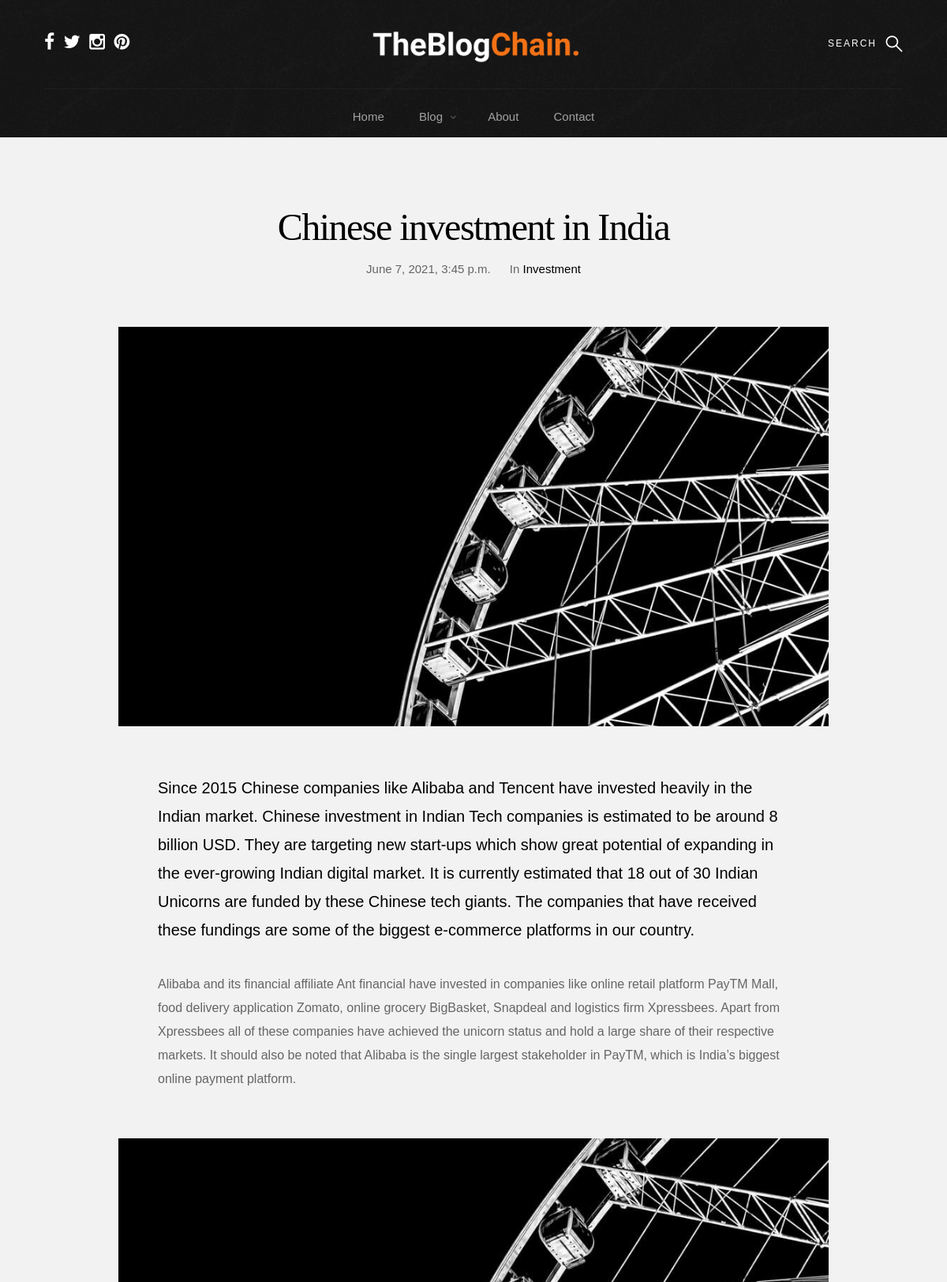
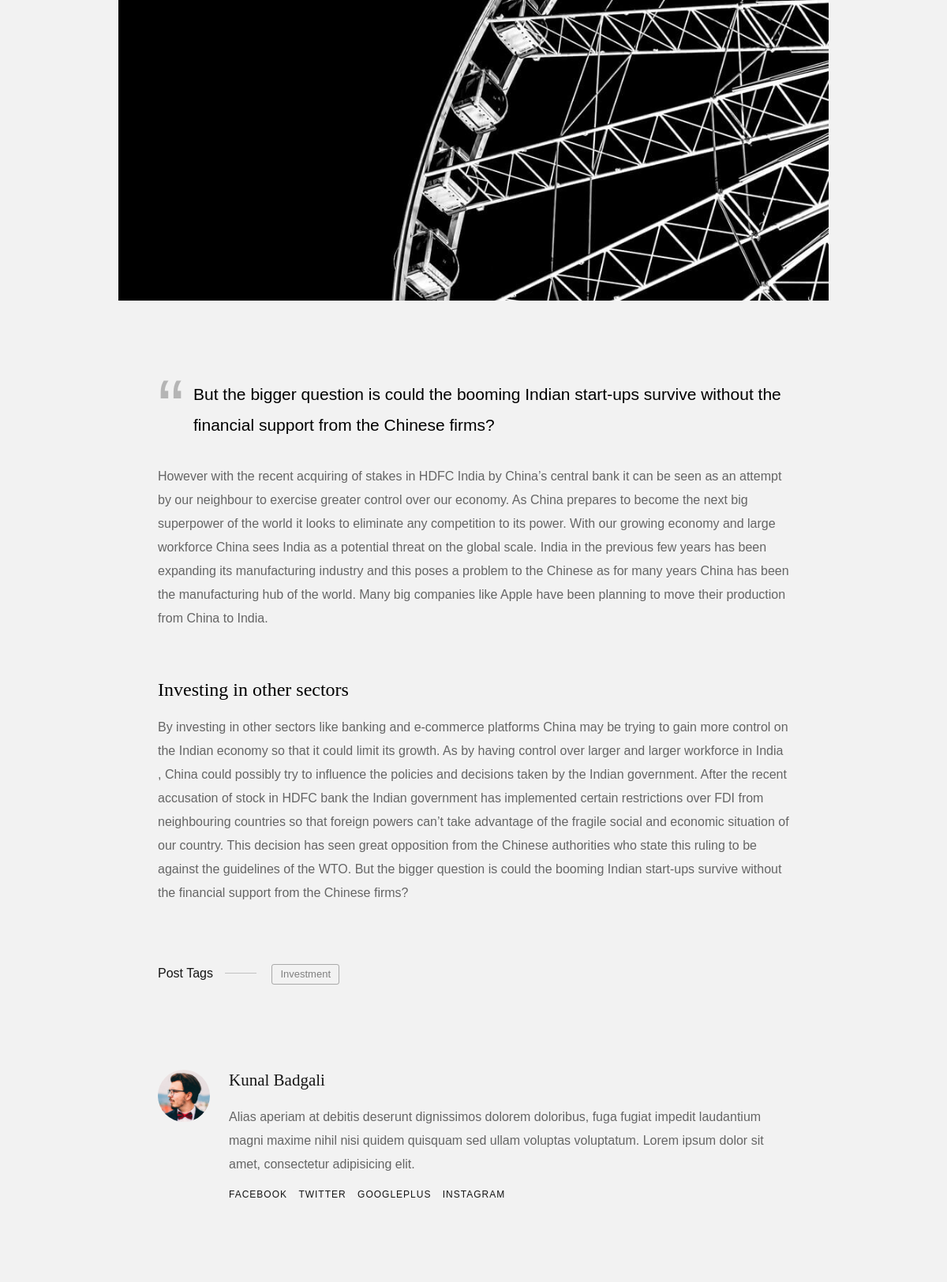
The page /video/ (upper part) on the database its author committed (2 pictures, top to bottom).
### blog/models.py (models this page shows, shortened)
class PostPage(models.Model):
	id_num = models.CharField(max_length=3, default='000')
	tag = models.CharField(max_length=100, default='tag name')
	title = models.CharField(max_length=200, default='title' )
	author = models.CharField(max_length=100, default=User) #change it to the current logged in user
	introduction = models.TextField(default='Type your introduction here ...')
	content = models.TextField()
	quote = models.CharField(max_length=300, default='Quote from your blog here ...')
	titlePara1 = models.CharField(max_length=100, default='...')
	para1 = models.TextField(default='...')
	para2 = models.TextField(default='...')
	titlePara3 = models.CharField(max_length=100, default='...')
	para3 = models.TextField(default='...')
	date_posted = models.DateTimeField(default=timezone.now)

### blog/views.py (the view)
# urls.py: path('video/', blog_views.video, name='video'),
def video(request):
	return render(request, 'blog/single-video.html', context)

### blog/templates/blog/single-video.html (shortened to what this page needs)
{% load static %}
<!DOCTYPE html>
<html class="no-js" lang="en">
{% for content in content %}
{% if content.id_num == '004' %}
<head>
    <link rel="stylesheet" href="{% static 'blog/css/base.css' %}">
    <link rel="stylesheet" href="{% static 'blog/css/vendor.css' %}">
    <link rel="stylesheet" href="{% static 'blog/css/main.css' %}">
</head>
<body id="top">
     <div class="s-pageheader">
        <header class="header">
            <div class="header__content row">
                <div class="header__logo">
                    <a class="logo" href="/">
                        <img src="{% static 'blog/images/logo.png' %}" alt="Homepage">
                    </a>
                </div>
                <ul class="header__social">
                    <li>
                        <a href="#0"><i class="fa fa-facebook" aria-hidden="true"></i></a>
                    </li>
                    <li>
                        <a href="#0"><i class="fa fa-twitter" aria-hidden="true"></i></a>
                    </li>
                    <li>
                        <a href="https://instagram.com/sharingincorporated"><i class="fa fa-instagram" aria-hidden="true"></i></a>
                    </li>
                    <li>
                        <a href="#0"><i class="fa fa-pinterest" aria-hidden="true"></i></a>
                    </li>
                </ul>
                <a class="header__search-trigger" href="#0"></a>
                <nav class="header__nav-wrap">
                    <ul class="header__nav">
                        <li><a href="/" title="">Home</a></li>
                        <li class="has-children">
                            <a href="#0" title="" class="current">Blog</a>
                        </li>
                        <li><a href="/about" title="">About</a></li>
                        <li><a href="/contact" title="">Contact</a></li>
                    </ul>
                </nav>
            </div>
        </header>
    </div>
    <section class="s-content s-content--narrow s-content--no-padding-bottom">
        <article class="row format-video">
            <div class="s-content__header col-full">
                <h1 class="s-content__header-title">
                    {{ content.title }}
                </h1>
                <ul class="s-content__header-meta">
                    <li class="date">{{ content.date_posted }}</li>
                    <li class="cat">
                        In
                        <a href="#0">{{ content.tag }}</a>
                    </li>
                </ul>
            </div>
            <div class="s-content__media col-full">
                <div class="video-container">
                    <img src="{% static 'blog/images/wheel-1000.jpg' %}"
                     sizes="(max-width: 2000px) 100vw, 2000px" alt="">
                </div>
            </div>
            <div class="col-full s-content__main">
                <p class="lead">{{ content.introduction }}</p>
                <p>
                    {{ content.content }}
                </p>
                <p>
                <p>
                <img src="{% static 'blog/images/wheel-1000.jpg' %}"
                     sizes="(max-width: 2000px) 100vw, 2000px" alt="">
                </p>
                <blockquote><p>{{ content.quote }}</p></blockquote>
                <p>{{content.para2 }}</p>
                <h3>{{ content.titlePara3 }}</h3>
                <p>
                {{ content.para3 }}
                </p>
                <p class="s-content__tags">
                    <span>Post Tags</span>
                    <span class="s-content__tag-list">
                        <a href="#0">{{ content.tag }}</a>
                    </span>
                </p>
                <div class="s-content__author">
                    <img src="{% static 'blog/images/avatars/user-03.jpg' %}" alt="">
                    <div class="s-content__author-about">
                        <h4 class="s-content__author-name">
                            <a href="#0">{{ content.author }}</a>
                        </h4>
                        <p>Alias aperiam at debitis deserunt dignissimos dolorem doloribus, fuga fugiat impedit laudantium magni maxime nihil nisi quidem quisquam sed ullam voluptas voluptatum. Lorem ipsum dolor sit amet, consectetur adipisicing elit.
                        </p>
                        <ul class="s-content__author-social">
                           <li><a href="#0">Facebook</a></li>
                           <li><a href="#0">Twitter</a></li>
                           <li><a href="#0">GooglePlus</a></li>
                           <li><a href="#0">Instagram</a></li>
                        </ul>
                    </div>
                </div>
            </div>
        </article>
    {% endif %}
    {% endfor %}
</body>
</html>

### blog/static/blog/css/base.css (style rules this page uses)
html { font-family: sans-serif; line-height: 1.15; -ms-text-size-adjust: 100%; -webkit-text-size-adjust: 100%; }
body { margin: 0; }
article, aside, footer, header, nav, section { display: block; }
h1 { font-size: 2em; margin: 0.67em 0; }
a { background-color: transparent; -webkit-text-decoration-skip: objects; }
img { border-style: none; }
html { font-size: 62.5%; box-sizing: border-box; }
*, *::before, *::after { box-sizing: inherit; }
body { font-weight: normal; line-height: 1; word-wrap: break-word; text-rendering: optimizeLegibility; -webkit-overflow-scrolling: touch; -webkit-text-size-adjust: none; }
body, input, button { -moz-osx-font-smoothing: grayscale; -webkit-font-smoothing: antialiased; }
img, video { max-width: 100%; height: auto; }
div, dl, dt, dd, ul, ol, li, h1, h2, h3, h4, h5, h6, pre, form, p, blockquote, th, td { margin: 0; padding: 0; }
h1, h2, h3, h4, h5, h6 { -webkit-font-smoothing: auto; -webkit-font-smoothing: antialiased; -webkit-font-variant-ligatures: common-ligatures; -moz-font-variant-ligatures: common-ligatures; font-variant-ligatures: common-ligatures; text-rendering: optimizeLegibility; }
em, i { font-style: italic; line-height: inherit; }
ol, ul { list-style: none; }
li { display: block; }
a { text-decoration: none; line-height: inherit; }
a img { border: none; }
.row { width: 94%; max-width: 1200px; margin: 0 auto; }
.row:after { content: ""; display: table; clear: both; }
[class*="col-"] { float: left; padding: 0 20px; }
.col-twelve, .col-full { width: 100%; }
@media only screen and (max-width: 1200px) { [class*="col-"] { padding: 0 15px; } }

### rows shown on the page
PostPage: title "Chinese investment in India", date_posted "June 7, 2021, 3:45 p.m.", tag "Investment", introduction "Since 2015 Chinese companies like Alibaba and Tencent have invested heavily in the Indian market. Chinese investment in Indian Tech companies is estimated to be around 8 billion USD. They are targeting new start-ups which show great potential of expanding in the ever-growing Indian digital market. It is currently estimated that 18 out of 30 Indian Unicorns are funded by these Chinese tech giants. The companies that have received these fundings are some of the biggest e-commerce platforms in our country.", content "Alibaba and its financial affiliate Ant financial have invested in companies like online retail platform PayTM Mall, food delivery application Zomato, online grocery BigBasket, Snapdeal and logistics firm Xpressbees. Apart from Xpressbees all of these companies have achieved the unicorn status and hold a large share of their respective markets. It should also be noted that Alibaba is the single largest stakeholder in PayTM, which is India’s biggest online payment platform.", quote "But the bigger question is could the booming Indian start-ups survive without the financial support from the Chinese firms?", para2 "However with the recent acquiring of stakes in HDFC India by China’s central bank it can be seen as an attempt by our neighbour to exercise greater control over our economy. As China prepares to become the next big superpower of the world it looks to eliminate any competition to its power. With our growing economy and large workforce China sees India as a potential threat on the global scale. India in the previous few years has been expanding its manufacturing industry and this poses a problem to the Chinese as for many years China has been the manufacturing hub of the world. Many big companies like Apple have been planning to move their production from China to India.", titlePara3 "Investing in other sectors", para3 "By investing in other sectors like banking and e-commerce platforms China may be trying to gain more control on the Indian economy so that it could limit its growth. As by having control over larger and larger workforce in India , China could possibly try to influence the policies and decisions taken by the Indian government. After the recent accusation of stock in HDFC bank the Indian government has implemented certain restrictions over FDI from neighbouring countries so that foreign powers can’t take advantage of the fragile social and economic situation of our country. This decision has seen great opposition from the Chinese authorities who state this ruling to be against the guidelines…", author "Kunal Badgali"
